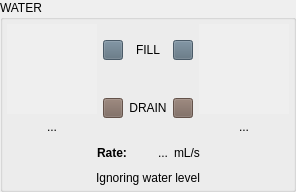
               <widget class="QGroupBox" name="gb_water">
                <property name="sizePolicy">
                 <sizepolicy hsizetype="Minimum" vsizetype="Preferred">
                  <horstretch>0</horstretch>
                  <verstretch>0</verstretch>
                 </sizepolicy>
                </property>
                <property name="title">
                 <string>WATER</string>
                </property>
                <layout class="QGridLayout" name="gl_water">
                 <property name="leftMargin">
                  <number>4</number>
                 </property>
                 <property name="topMargin">
                  <number>4</number>
                 </property>
                 <property name="rightMargin">
                  <number>4</number>
                 </property>
                 <property name="bottomMargin">
                  <number>4</number>
                 </property>
                 <item row="0" column="0">
                  <layout class="QVBoxLayout" name="vl_counterweight_A">
                   <item alignment="Qt::AlignmentFlag::AlignHCenter">
                    <widget class="TankWidget" name="tw_water_level_A" native="true">
                     <property name="enabled">
                      <bool>true</bool>
                     </property>
                     <property name="sizePolicy">
                      <sizepolicy hsizetype="Minimum" vsizetype="Preferred">
                       <horstretch>0</horstretch>
                       <verstretch>0</verstretch>
                      </sizepolicy>
                     </property>
                     <property name="minimumSize">
                      <size>
                       <width>90</width>
                       <height>90</height>
                      </size>
                     </property>
                     <property name="maximumSize">
                      <size>
                       <width>90</width>
                       <height>90</height>
                      </size>
                     </property>
                     <property name="statusTip">
                      <string>Estimated counterweight #1 fill level</string>
                     </property>
                     <property name="autoFillBackground">
                      <bool>true</bool>
                     </property>
                    </widget>
                   </item>
                   <item alignment="Qt::AlignmentFlag::AlignTop">
                    <widget class="QLabel" name="l_water_status_A">
                     <property name="statusTip">
                      <string>Fluid system status</string>
                     </property>
                     <property name="text">
                      <string>...</string>
                     </property>
                     <property name="alignment">
                      <set>Qt::AlignmentFlag::AlignCenter</set>
                     </property>
                    </widget>
                   </item>
                  </layout>
                 </item>
                 <item row="0" column="2">
                  <layout class="QVBoxLayout" name="vl_counterweight_B">
                   <item alignment="Qt::AlignmentFlag::AlignHCenter">
                    <widget class="TankWidget" name="tw_water_level_B" native="true">
                     <property name="enabled">
                      <bool>true</bool>
                     </property>
                     <property name="sizePolicy">
                      <sizepolicy hsizetype="Minimum" vsizetype="Preferred">
                       <horstretch>0</horstretch>
                       <verstretch>0</verstretch>
                      </sizepolicy>
                     </property>
                     <property name="minimumSize">
                      <size>
                       <width>90</width>
                       <height>90</height>
                      </size>
                     </property>
                     <property name="maximumSize">
                      <size>
                       <width>90</width>
                       <height>90</height>
                      </size>
                     </property>
                     <property name="statusTip">
                      <string>Estimated counterweight #2 fill level</string>
                     </property>
                     <property name="autoFillBackground">
                      <bool>true</bool>
                     </property>
                    </widget>
                   </item>
                   <item alignment="Qt::AlignmentFlag::AlignTop">
                    <widget class="QLabel" name="l_water_status_B">
                     <property name="statusTip">
                      <string>Fluid system status</string>
                     </property>
                     <property name="text">
                      <string>...</string>
                     </property>
                     <property name="alignment">
                      <set>Qt::AlignmentFlag::AlignCenter</set>
                     </property>
                    </widget>
                   </item>
                  </layout>
                 </item>
                 <item row="0" column="1">
                  <layout class="QGridLayout" name="gl_water_controls">
                   <item row="1" column="1" alignment="Qt::AlignmentFlag::AlignHCenter|Qt::AlignmentFlag::AlignVCenter">
                    <widget class="QPushButton" name="pb_water_fill_A">
                     <property name="enabled">
                      <bool>false</bool>
                     </property>
                     <property name="sizePolicy">
                      <sizepolicy hsizetype="Fixed" vsizetype="Fixed">
                       <horstretch>0</horstretch>
                       <verstretch>0</verstretch>
                      </sizepolicy>
                     </property>
                     <property name="minimumSize">
                      <size>
                       <width>20</width>
                       <height>20</height>
                      </size>
                     </property>
                     <property name="maximumSize">
                      <size>
                       <width>20</width>
                       <height>20</height>
                      </size>
                     </property>
                     <property name="font">
                      <font>
                       <pointsize>8</pointsize>
                      </font>
                     </property>
                     <property name="statusTip">
                      <string>Force-fill counterweight #1</string>
                     </property>
                     <property name="styleSheet">
                      <string notr="true">QPushButton {background-color: rgb(0, 114, 178);}
      QPushButton:hover {background-color: rgb(30, 145, 210);}
      QPushButton:pressed {background-color: rgb(0, 60, 100);}
      QPushButton:disabled {background-color: rgb(90, 110, 125);}</string>
                     </property>
                     <property name="text">
                      <string/>
                     </property>
                     <property name="checkable">
                      <bool>true</bool>
                     </property>
                    </widget>
                   </item>
                   <item row="2" column="1" alignment="Qt::AlignmentFlag::AlignHCenter|Qt::AlignmentFlag::AlignVCenter">
                    <widget class="QPushButton" name="pb_water_drain_A">
                     <property name="enabled">
                      <bool>false</bool>
                     </property>
                     <property name="sizePolicy">
                      <sizepolicy hsizetype="Fixed" vsizetype="Fixed">
                       <horstretch>0</horstretch>
                       <verstretch>0</verstretch>
                      </sizepolicy>
                     </property>
                     <property name="minimumSize">
                      <size>
                       <width>20</width>
                       <height>20</height>
                      </size>
                     </property>
                     <property name="maximumSize">
                      <size>
                       <width>20</width>
                       <height>20</height>
                      </size>
                     </property>
                     <property name="font">
                      <font>
                       <pointsize>8</pointsize>
                      </font>
                     </property>
                     <property name="statusTip">
                      <string>Force-drain counterweight #1</string>
                     </property>
                     <property name="styleSheet">
                      <string notr="true">QPushButton {background-color: rgb(213, 94, 0);}
      QPushButton:hover {background-color: rgb(240, 130, 40);}
      QPushButton:pressed {background-color: rgb(130, 50, 0);}
      QPushButton:disabled {background-color: rgb(120, 100, 90);}</string>
                     </property>
                     <property name="text">
                      <string/>
                     </property>
                     <property name="checkable">
                      <bool>true</bool>
                     </property>
                    </widget>
                   </item>
                   <item row="2" column="3" alignment="Qt::AlignmentFlag::AlignHCenter|Qt::AlignmentFlag::AlignVCenter">
                    <widget class="QPushButton" name="pb_water_drain_B">
                     <property name="enabled">
                      <bool>false</bool>
                     </property>
                     <property name="sizePolicy">
                      <sizepolicy hsizetype="Fixed" vsizetype="Fixed">
                       <horstretch>0</horstretch>
                       <verstretch>0</verstretch>
                      </sizepolicy>
                     </property>
                     <property name="minimumSize">
                      <size>
                       <width>20</width>
                       <height>20</height>
                      </size>
                     </property>
                     <property name="maximumSize">
                      <size>
                       <width>20</width>
                       <height>20</height>
                      </size>
                     </property>
                     <property name="font">
                      <font>
                       <pointsize>8</pointsize>
                      </font>
                     </property>
                     <property name="statusTip">
                      <string>Force-drain counterweight #2</string>
                     </property>
                     <property name="styleSheet">
                      <string notr="true">QPushButton {background-color: rgb(213, 94, 0);}
      QPushButton:hover {background-color: rgb(240, 130, 40);}
      QPushButton:pressed {background-color: rgb(130, 50, 0);}
      QPushButton:disabled {background-color: rgb(120, 100, 90);}</string>
                     </property>
                     <property name="text">
                      <string/>
                     </property>
                     <property name="checkable">
                      <bool>true</bool>
                     </property>
                    </widget>
                   </item>
                   <item row="1" column="3" alignment="Qt::AlignmentFlag::AlignHCenter|Qt::AlignmentFlag::AlignVCenter">
                    <widget class="QPushButton" name="pb_water_fill_B">
                     <property name="enabled">
                      <bool>false</bool>
                     </property>
                     <property name="sizePolicy">
                      <sizepolicy hsizetype="Fixed" vsizetype="Fixed">
                       <horstretch>0</horstretch>
                       <verstretch>0</verstretch>
                      </sizepolicy>
                     </property>
                     <property name="minimumSize">
                      <size>
                       <width>20</width>
                       <height>20</height>
                      </size>
                     </property>
                     <property name="maximumSize">
                      <size>
                       <width>20</width>
                       <height>20</height>
                      </size>
                     </property>
                     <property name="font">
                      <font>
                       <pointsize>8</pointsize>
                      </font>
                     </property>
                     <property name="statusTip">
                      <string>Force-fill counterweight #2</string>
                     </property>
                     <property name="styleSheet">
                      <string notr="true">QPushButton {background-color: rgb(0, 114, 178);}
      QPushButton:hover {background-color: rgb(30, 145, 210);}
      QPushButton:pressed {background-color: rgb(0, 60, 100);}
      QPushButton:disabled {background-color: rgb(90, 110, 125);}</string>
                     </property>
                     <property name="text">
                      <string/>
                     </property>
                     <property name="checkable">
                      <bool>true</bool>
                     </property>
                     <property name="flat">
                      <bool>false</bool>
                     </property>
                    </widget>
                   </item>
                   <item row="2" column="2">
                    <widget class="QLabel" name="static_l_drain">
                     <property name="text">
                      <string>DRAIN</string>
                     </property>
                     <property name="alignment">
                      <set>Qt::AlignmentFlag::AlignCenter</set>
                     </property>
                    </widget>
                   </item>
                   <item row="1" column="2">
                    <widget class="QLabel" name="static_l_fill">
                     <property name="text">
                      <string>FILL</string>
                     </property>
                     <property name="alignment">
                      <set>Qt::AlignmentFlag::AlignCenter</set>
                     </property>
                    </widget>
                   </item>
                  </layout>
                 </item>
                 <item row="1" column="0" colspan="3">
                  <layout class="QHBoxLayout" name="hl_flow">
                   <item>
                    <spacer name="horizontalSpacer">
                     <property name="orientation">
                      <enum>Qt::Orientation::Horizontal</enum>
                     </property>
                     <property name="sizeHint" stdset="0">
                      <size>
                       <width>40</width>
                       <height>20</height>
                      </size>
                     </property>
                    </spacer>
                   </item>
                   <item>
                    <widget class="QLabel" name="static_l_flow">
                     <property name="sizePolicy">
                      <sizepolicy hsizetype="Minimum" vsizetype="Minimum">
                       <horstretch>0</horstretch>
                       <verstretch>0</verstretch>
                      </sizepolicy>
                     </property>
                     <property name="font">
                      <font>
                       <bold>true</bold>
                      </font>
                     </property>
                     <property name="text">
                      <string>Rate:</string>
                     </property>
                    </widget>
                   </item>
                   <item>
                    <widget class="QLabel" name="l_flow">
                     <property name="sizePolicy">
                      <sizepolicy hsizetype="Fixed" vsizetype="Fixed">
                       <horstretch>0</horstretch>
                       <verstretch>0</verstretch>
                      </sizepolicy>
                     </property>
                     <property name="minimumSize">
                      <size>
                       <width>35</width>
                       <height>25</height>
                      </size>
                     </property>
                     <property name="maximumSize">
                      <size>
                       <width>35</width>
                       <height>25</height>
                      </size>
                     </property>
                     <property name="statusTip">
                      <string>Measured flow rate</string>
                     </property>
                     <property name="text">
                      <string>...</string>
                     </property>
                     <property name="alignment">
                      <set>Qt::AlignmentFlag::AlignRight|Qt::AlignmentFlag::AlignTrailing|Qt::AlignmentFlag::AlignVCenter</set>
                     </property>
                    </widget>
                   </item>
                   <item>
                    <widget class="QLabel" name="static_l_flow_u">
                     <property name="sizePolicy">
                      <sizepolicy hsizetype="Minimum" vsizetype="Minimum">
                       <horstretch>0</horstretch>
                       <verstretch>0</verstretch>
                      </sizepolicy>
                     </property>
                     <property name="text">
                      <string>mL/s</string>
                     </property>
                    </widget>
                   </item>
                   <item>
                    <spacer name="horizontalSpacer_2">
                     <property name="orientation">
                      <enum>Qt::Orientation::Horizontal</enum>
                     </property>
                     <property name="sizeHint" stdset="0">
                      <size>
                       <width>40</width>
                       <height>20</height>
                      </size>
                     </property>
                    </spacer>
                   </item>
                  </layout>
                 </item>
                 <item row="2" column="0" colspan="3">
                  <widget class="QLabel" name="l_water_ignore_level">
                   <property name="statusTip">
                    <string>Reactive CW won't stop when a CW is estimated full/empty</string>
                   </property>
                   <property name="text">
                    <string>Ignoring water level</string>
                   </property>
                   <property name="alignment">
                    <set>Qt::AlignmentFlag::AlignCenter</set>
                   </property>
                  </widget>
                 </item>
                </layout>
               </widget>
